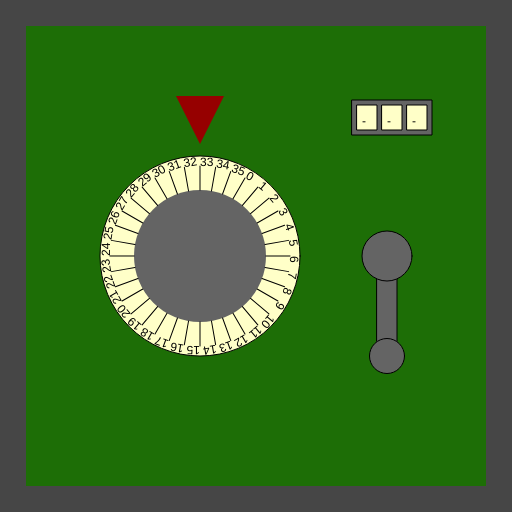
Frame 1 (no input)
Frame 60 (no input): identical to frame 1, image omitted
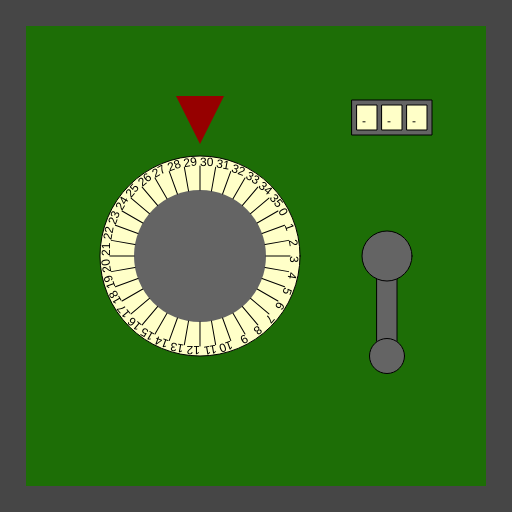
Frame 120 (the mouse pressed at the canvas centre since frame 60)

The p5.js sketch that drew these frames (run headless with seeded random() and noise() and a simulated clock; from frame 60 on, the mouse is pressed at the canvas centre):

// p5.js sketch
// ── sketch.js
/*


Case 303 - The Case of the Crooked Attorney
Stage 2 - Torvalds' House

This safe is in Torvalds’ home study. Be careful. If you get caught, I don’t know you !

Crack this safe by doing the following:

	Whilst the mouse is moving:
	- Decrement ClassifiedVaultKey0 by 3

	When the mouse button is released:
	- Decrement ClassifiedVaultKey1 by 3

	When any key is released:
	- Make ClassifiedVaultKey2 equal to the string "BJC"

	When the mouse button is released:
	- Make ClassifiedVaultKey2 equal to the string "TFM"



This time you'll need to create the relevant event handlers yourself.

There are many possible ways of investigating this case, but you
should use ONLY the following commands:

	- The assignment operator aka. the equals sign !
	- Incrementing +=
	- Decrementing -=

*/

//declare the variables

var ClassifiedVaultKey0;
var ClassifiedVaultKey1;
var ClassifiedVaultKey2;

function preload() {
  //IMAGES WILL BE LOADED HERE
}

function setup() {
  createCanvas(512, 512);

  //initialise the variables
  ClassifiedVaultKey0 = 0;
  ClassifiedVaultKey1 = 0;
  ClassifiedVaultKey2 = "";
}

///////////////////EVENT HANDLERS///////////////////

//Create event handlers here to open the safe ...

function mouseMoved() {
  ClassifiedVaultKey0 -= 3;
}

function mouseReleased() {
  ClassifiedVaultKey1 -= 3;
  ClassifiedVaultKey2 = "TFM";
}

function keyReleased() {
  ClassifiedVaultKey2 = "BJC";
}

///////////////DO NOT CHANGE CODE BELOW THIS POINT///////////////////

function draw() {
  //Draw the safe door
  background(70);
  noStroke();
  fill(29, 110, 6);
  rect(26, 26, width - 52, width - 52);

  //Draw the combination dial
  push();
  translate(200, height / 2);
  drawDial(200, ClassifiedVaultKey0, 36);
  pop();

  //Draw the lever
  push();
  translate(width - 125, 256);
  drawLever(ClassifiedVaultKey1);
  pop();

  //Draw the spinner
  push();
  translate(width - 120, 100);
  drawSpinner(3, ClassifiedVaultKey2);
  pop();
}

function drawDial(diameter, num, maxNum) {
  //the combination lock

  var r = diameter * 0.5;
  var p = r * 0.6;

  stroke(0);
  fill(255, 255, 200);
  ellipse(0, 0, diameter, diameter);
  fill(100);
  noStroke();
  ellipse(0, 0, diameter * 0.66, diameter * 0.66);
  fill(150, 0, 0);
  triangle(-p * 0.4, -r - p, p * 0.4, -r - p, 0, -r - p / 5);

  noStroke();

  push();
  var inc = 360 / maxNum;

  rotate(radians(-num * inc));
  for (var i = 0; i < maxNum; i++) {
    push();
    rotate(radians(i * inc));
    stroke(0);
    line(0, -r * 0.66, 0, -(r - 10));
    noStroke();
    fill(0);
    text(i, 0, -(r - 10));
    pop();
  }

  pop();
}

function drawLever(rot) {
  push();
  rotate(radians(-rot));
  stroke(0);
  fill(100);
  rect(-10, 0, 20, 100);
  ellipse(0, 0, 50, 50);
  ellipse(0, 100, 35, 35);
  pop();
}

function drawSpinner(numSpinners, val) {
  var sw = 20;
  var ow = (sw + 5) * numSpinners + 5;
  stroke(0);
  fill(100);
  rect(-ow / 2, 0, ow, 35);
  if (typeof val == "number") {
    val = floor(val).toString(); //convert to string
  }

  for (var d = numSpinners - val.length; d > 0; d--) {
    val = "-" + val;
  }

  for (var i = 0; i < numSpinners; i++) {
    stroke(0);
    fill(255, 255, 200);
    rect(-ow / 2 + i * (sw + 5) + 5, 5, 20, 25);
    fill(0);
    noStroke();
    text(val[i], -ow / 2 + sw / 2 + i * (sw + 5), 25);
  }
}
